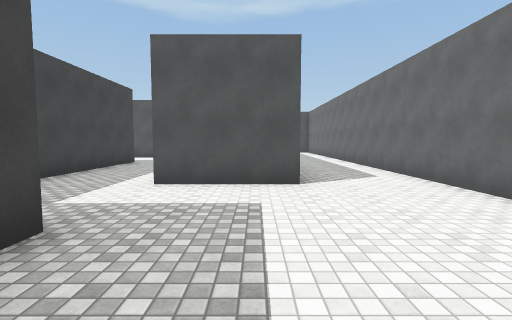
view 1 (above)

16 first-person views from a walk through a Unity game level. The camera is 1.5 m above the floor, tilts 4° down and sees 85° across. The floor is counted in squares, 2 m on a side. Each view is taken from the middle of a square. On the plan, view 1 faces up. The plan holds only what a view shows up to about 10 squares ahead; the rest is blank. The place goes on beyond the plan. The player character is not drawn. Surface patterns are stand-ins for the level's own textures.

view 2
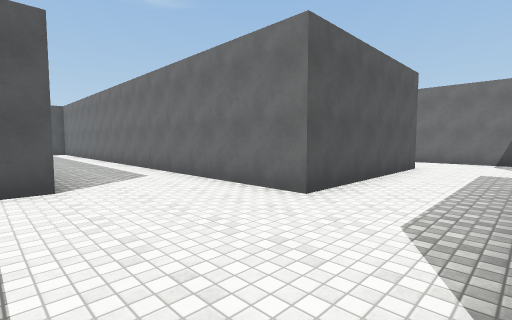

view 3
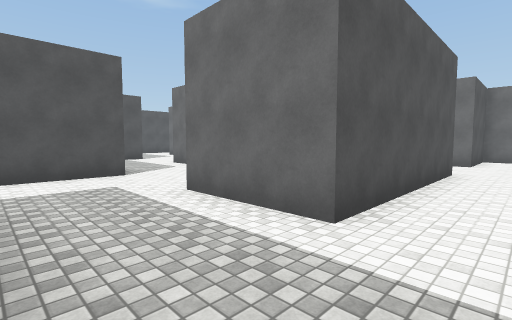

view 4
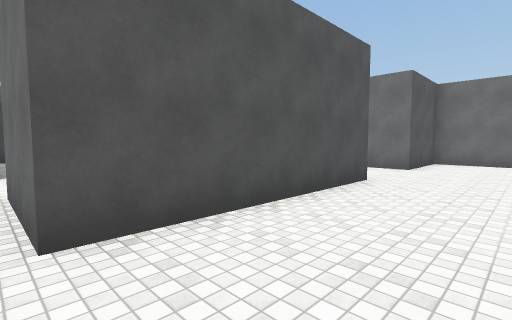

view 5
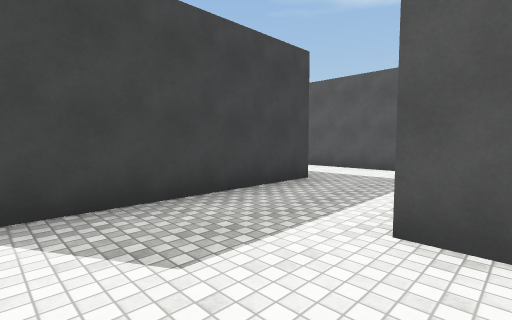

view 6
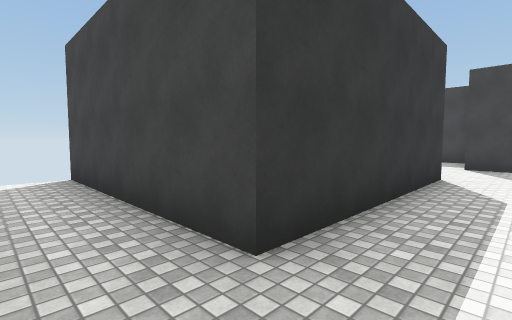

view 7
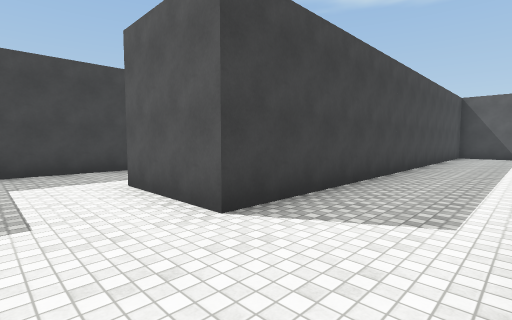

view 8
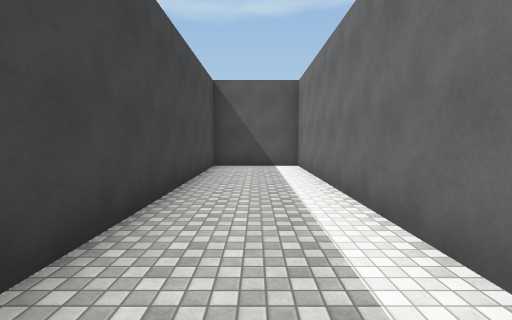

view 9
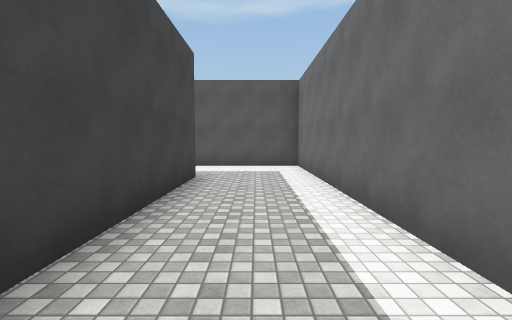

view 10
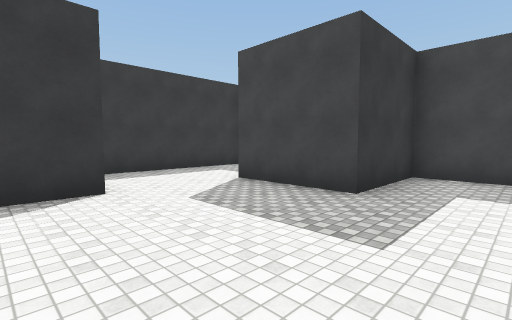

view 11
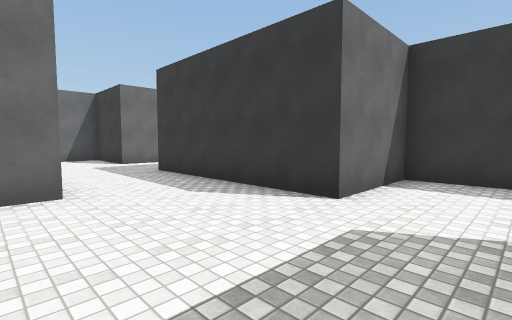

view 12
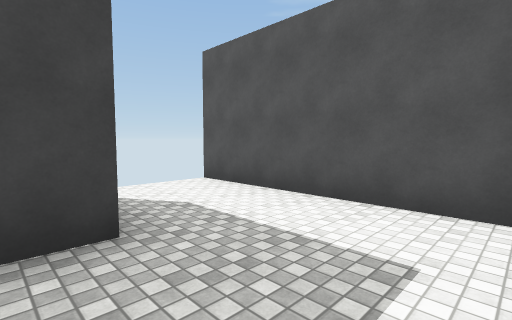

view 13
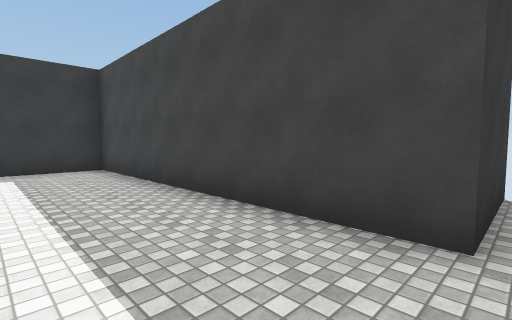

view 14
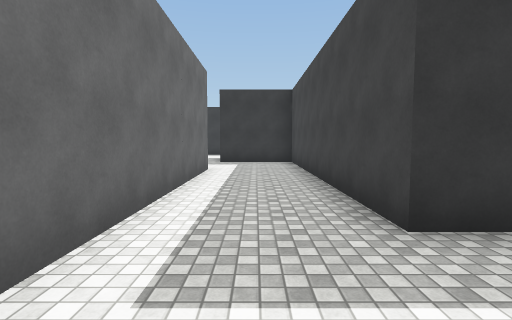

view 15
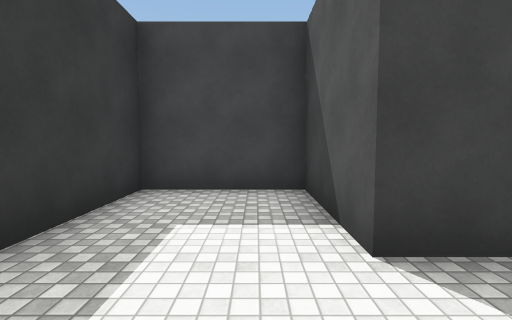

view 16
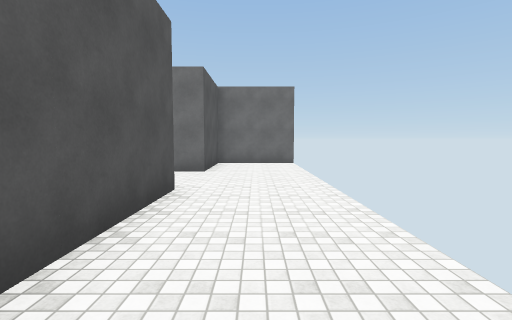

### Floor plan
Points are (right, up) in squares from view 1. A wall is a line through its corners. A room is listed if a view was taken in it or the views show most of it. See-through windows are left out.
Room 1 (views 1, 2, 3, 4, 5, 6, 7, 8, 10, 11, 15, 16)
walls: (8.4, 2.2) (3.3, 2.2) (3.3, 17.2) (0.8, 17.2) (0.8, 4.8) (-1.7, 4.8); (10.8, 0.4) (10.8, 2.6); (-1.8, 2.3) (-1.8, -0.2) (-4.2, -0.2) (-4.2, -2.7) (0.7, -2.7) (0.7, -0.2) (5.8, -0.2) (5.8, -5.2); (13.2, -2.8) (8.3, -2.8) (8.3, -0.2) (9.9, -0.2); (18.3, -5.2) (18.3, -2.8) (15.8, -2.8)
ways out: opening at (-2, 3.5) to room 2; opening at (9.5, 3.5); opening at (14.5, -2)
Room 2 (views 9, 12, 13, 14)
walls: (-6.9, 9.8) (-4.2, 9.8) (-4.2, 2.3) (-1.8, 2.3); (-1.7, 4.8) (-1.7, 12.3) (-6.8, 12.3)
ways out: opening at (-2, 3.5) to room 1

Positions as (right, up) in squares from view 1, and headings:
1: (0, 0), facing up
2: (0, 0), facing up-right
3: (6, -4), facing up-right
4: (8, -5), facing up-right
5: (9, -5), facing up-left
6: (7, 1), facing down-left
7: (3, 3), facing up-left
8: (2, 9), facing up
9: (-3, 4), facing up
10: (2, 4), facing down-left
11: (-1, 3), facing down-right
12: (-2, 9), facing up-left
13: (-2, 10), facing down-left
14: (-3, 12), facing down
15: (0, -1), facing left
16: (9, -4), facing right
